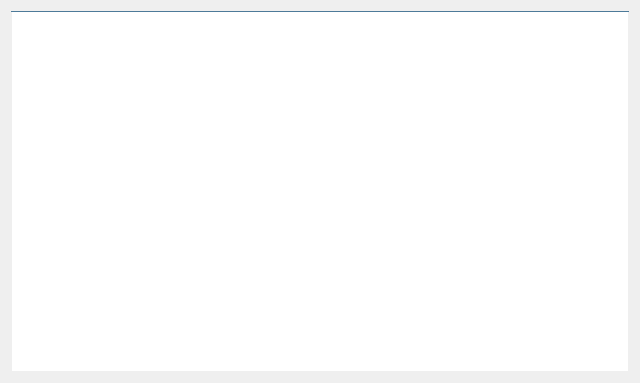
<?xml version="1.0" encoding="UTF-8"?>
<ui version="4.0">
 <class>DispenserServiceWindow</class>
 <widget class="QWidget" name="DispenserServiceWindow">
  <property name="geometry">
   <rect>
    <x>0</x>
    <y>0</y>
    <width>640</width>
    <height>383</height>
   </rect>
  </property>
  <property name="styleSheet">
   <string notr="true">QFrame#logsServiceWindow
{
	background: rgba(247, 245, 237);
}

QPushButton
{
	border: 1px solid gray;
	border-radius: 5px;
	color: white;
	background-color: rgba(80, 107, 176);
}

QPushButton:disabled
{
	color: gray;
	background-color: lightgray;
}

QPushButton:pressed 
{
	background-color: rgba(98, 141, 191);
}

/* Список типов устройств */
QListWidget, QListView
{
	border-top: 1px solid #4D7A99;
}

QListWidget::item, QListView::item
{
	border: 1px solid #4D7A99;
	border-top: none;
	height: 35px;
	color: black;
	background-color: qlineargradient(spread:pad, x1:0, y1:0, x2:0, y2:1, stop:0 #F2F2F2, stop:1 #C9C9C9);
}

QListWidget::item:selected, QListView::item:selected
{
	background-color: qlineargradient(spread:pad, x1:0, y1:0, x2:0, y2:1, stop:0 #6B90B3, stop:1 #E1F3FA);
}
</string>
  </property>
  <layout class="QGridLayout" name="gridLayout">
   <item row="0" column="0">
    <widget class="QListWidget" name="lwCashUnits"/>
   </item>
  </layout>
 </widget>
 <resources/>
 <connections/>
</ui>
